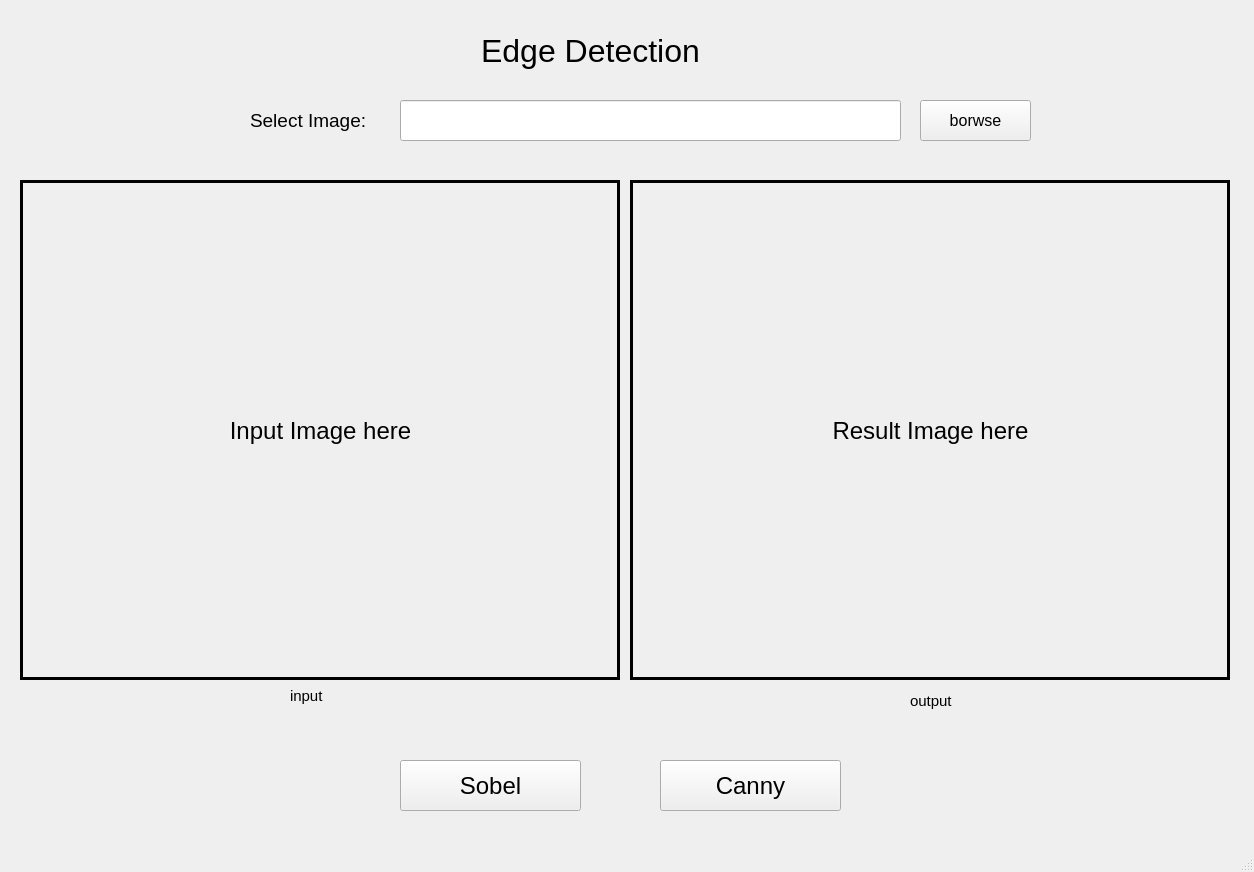
<?xml version="1.0" encoding="UTF-8"?>
<ui version="4.0">
 <class>MainWindow</class>
 <widget class="QMainWindow" name="MainWindow">
  <property name="geometry">
   <rect>
    <x>0</x>
    <y>0</y>
    <width>1254</width>
    <height>872</height>
   </rect>
  </property>
  <property name="windowTitle">
   <string>MainWindow</string>
  </property>
  <widget class="QWidget" name="centralwidget">
   <widget class="QLabel" name="title">
    <property name="geometry">
     <rect>
      <x>340</x>
      <y>0</y>
      <width>501</width>
      <height>101</height>
     </rect>
    </property>
    <property name="font">
     <font>
      <pointsize>24</pointsize>
     </font>
    </property>
    <property name="text">
     <string>Edge Detection</string>
    </property>
    <property name="alignment">
     <set>Qt::AlignCenter</set>
    </property>
   </widget>
   <widget class="QLabel" name="label_2">
    <property name="geometry">
     <rect>
      <x>250</x>
      <y>100</y>
      <width>151</width>
      <height>41</height>
     </rect>
    </property>
    <property name="font">
     <font>
      <pointsize>14</pointsize>
     </font>
    </property>
    <property name="text">
     <string>Select Image:</string>
    </property>
   </widget>
   <widget class="QLineEdit" name="image_path">
    <property name="geometry">
     <rect>
      <x>400</x>
      <y>100</y>
      <width>501</width>
      <height>41</height>
     </rect>
    </property>
    <property name="font">
     <font>
      <pointsize>12</pointsize>
     </font>
    </property>
    <property name="readOnly">
     <bool>true</bool>
    </property>
   </widget>
   <widget class="QFrame" name="input_frame">
    <property name="geometry">
     <rect>
      <x>20</x>
      <y>180</y>
      <width>600</width>
      <height>500</height>
     </rect>
    </property>
    <property name="frameShape">
     <enum>QFrame::Box</enum>
    </property>
    <property name="frameShadow">
     <enum>QFrame::Plain</enum>
    </property>
    <property name="lineWidth">
     <number>3</number>
    </property>
    <widget class="QLabel" name="original_image">
     <property name="geometry">
      <rect>
       <x>0</x>
       <y>0</y>
       <width>601</width>
       <height>501</height>
      </rect>
     </property>
     <property name="font">
      <font>
       <pointsize>18</pointsize>
      </font>
     </property>
     <property name="text">
      <string>Input Image here</string>
     </property>
     <property name="alignment">
      <set>Qt::AlignCenter</set>
     </property>
    </widget>
   </widget>
   <widget class="QFrame" name="output_frame">
    <property name="geometry">
     <rect>
      <x>630</x>
      <y>180</y>
      <width>600</width>
      <height>500</height>
     </rect>
    </property>
    <property name="frameShape">
     <enum>QFrame::Box</enum>
    </property>
    <property name="frameShadow">
     <enum>QFrame::Plain</enum>
    </property>
    <property name="lineWidth">
     <number>3</number>
    </property>
    <widget class="QLabel" name="result_image">
     <property name="geometry">
      <rect>
       <x>0</x>
       <y>0</y>
       <width>601</width>
       <height>501</height>
      </rect>
     </property>
     <property name="font">
      <font>
       <pointsize>18</pointsize>
      </font>
     </property>
     <property name="text">
      <string>Result Image here</string>
     </property>
     <property name="alignment">
      <set>Qt::AlignCenter</set>
     </property>
    </widget>
   </widget>
   <widget class="QPushButton" name="canny">
    <property name="geometry">
     <rect>
      <x>660</x>
      <y>760</y>
      <width>181</width>
      <height>51</height>
     </rect>
    </property>
    <property name="font">
     <font>
      <pointsize>18</pointsize>
     </font>
    </property>
    <property name="text">
     <string>Canny</string>
    </property>
   </widget>
   <widget class="QPushButton" name="sobel">
    <property name="geometry">
     <rect>
      <x>400</x>
      <y>760</y>
      <width>181</width>
      <height>51</height>
     </rect>
    </property>
    <property name="font">
     <font>
      <pointsize>18</pointsize>
     </font>
    </property>
    <property name="text">
     <string>Sobel</string>
    </property>
   </widget>
   <widget class="QLabel" name="label">
    <property name="geometry">
     <rect>
      <x>290</x>
      <y>680</y>
      <width>55</width>
      <height>31</height>
     </rect>
    </property>
    <property name="font">
     <font>
      <pointsize>11</pointsize>
     </font>
    </property>
    <property name="text">
     <string>input</string>
    </property>
   </widget>
   <widget class="QLabel" name="label_3">
    <property name="geometry">
     <rect>
      <x>910</x>
      <y>680</y>
      <width>55</width>
      <height>41</height>
     </rect>
    </property>
    <property name="font">
     <font>
      <pointsize>11</pointsize>
     </font>
    </property>
    <property name="text">
     <string>output</string>
    </property>
   </widget>
   <widget class="QPushButton" name="image_browse">
    <property name="geometry">
     <rect>
      <x>920</x>
      <y>100</y>
      <width>111</width>
      <height>41</height>
     </rect>
    </property>
    <property name="font">
     <font>
      <pointsize>12</pointsize>
     </font>
    </property>
    <property name="text">
     <string>borwse</string>
    </property>
   </widget>
  </widget>
  <widget class="QMenuBar" name="menubar">
   <property name="geometry">
    <rect>
     <x>0</x>
     <y>0</y>
     <width>1254</width>
     <height>26</height>
    </rect>
   </property>
  </widget>
  <widget class="QStatusBar" name="statusbar"/>
 </widget>
 <resources/>
 <connections/>
</ui>
